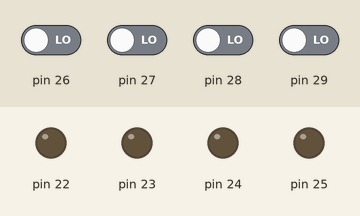
The sketch below on a simulated Arduino Mega 2560, built with avr-gcc and run on an emulated ATmega2560. On the bench: output pins drawn as LEDs (lit = HIGH). Dashed ring = blinking. The inputs (shaded band) are chosen by the test bench; at power-on: pin 26–29 LOW.

Above: at 1.2 s.
1.3 s: pin 26 driven HIGH
At 1.7 s:
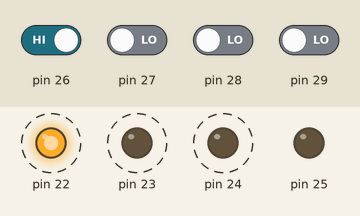
At 3.2 s:
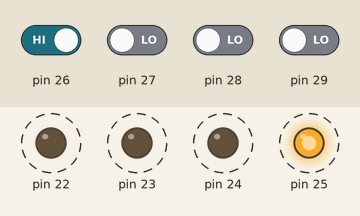
Timing chart, 0 to 10.3 s (numbered marks = the images above; inputs shaded):
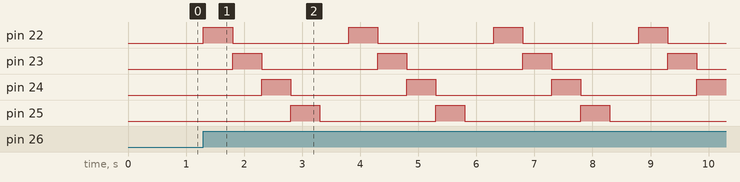

Measured:
- after the input at 1.3 s, pin 22: alternates HIGH for 0.50 s and LOW for 2.0 s, starting at once; pin 23: alternates HIGH for 0.50 s and LOW for 2.0 s, starting after 0.50 s; pin 24: alternates HIGH for 0.50 s and LOW for 2.0 s, starting after 1.0 s; pin 25: alternates HIGH for 0.50 s and LOW for 2.0 s, starting after 1.5 s

The sketch:

Capston_challenge_1.ino
```cpp
void TurnOnLed(bool isReverse, bool isPersistent, int rotateCount);

void setup() {
  pinMode(22, OUTPUT);
  pinMode(23, OUTPUT);
  pinMode(24, OUTPUT);
  pinMode(25, OUTPUT);

  pinMode(26, INPUT);
  pinMode(27, INPUT);
  pinMode(28, INPUT);
  pinMode(29, INPUT);

}

void loop() {
  int sw1Pushed = digitalRead(26);
  int sw2Pushed = digitalRead(27);
  int sw3Pushed = digitalRead(28);
  int sw4Pushed = digitalRead(29);

    if(sw1Pushed)
    {
      TurnOnLed(false, false, 3);
    }

    if(sw2Pushed)
    {
       TurnOnLed(true, false, 2);
    }

    if(sw3Pushed)
    {
      TurnOnLed(false, true, 3);
    }

    if(sw4Pushed)
    {
      TurnOnLed(true, true, 2);
    }
}


void TurnOnLed(bool isReverse, bool isPersistent, int rotateCount){

  for(int i = 0; i < rotateCount; i++)
  {
    if(isReverse)
    {
      for(int j = 25; j >= 22; j--)
      {
         digitalWrite(j, HIGH);
         delay(500);

         digitalWrite(j, isPersistent);
      }
    }

    else
    {
      for(int j = 22; j <= 25; j++)
      {
        digitalWrite(j, HIGH);
        delay(500);

        digitalWrite(j, isPersistent);
      }
    }


    for(int k = 22; k <= 25; k++)
    {
      digitalWrite(k, LOW);
    }

    delay(500);
  }
}
```
